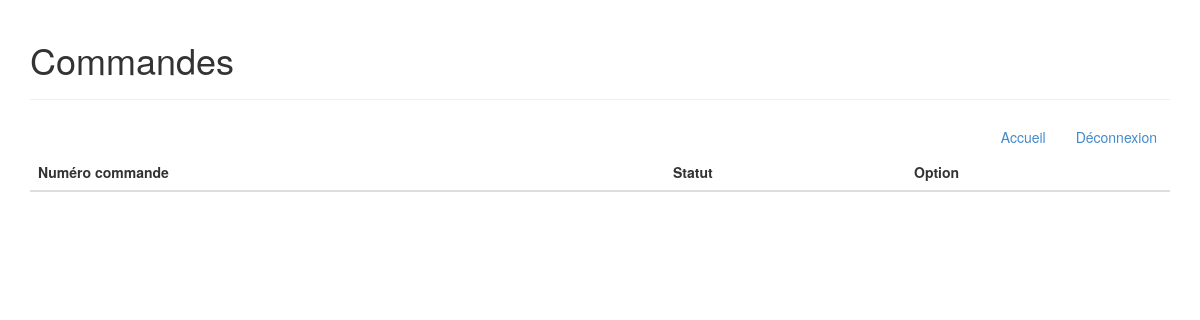
The app's page /commandes/liste_commandes.php (signed in), older data.
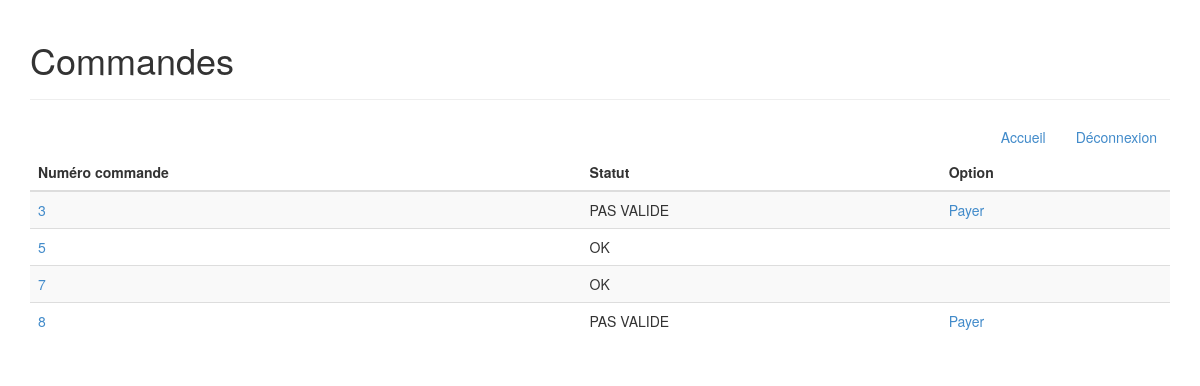
The same page, newer data.
### tables this page shows
CREATE TABLE commande(
	id_commande INT NOT NULL AUTO_INCREMENT,
	id_utilisateur INT NOT NULL,
	valide ENUM('0','1'),
	PRIMARY KEY (id_commande),
	FOREIGN KEY (id_utilisateur) references utilisateur(id_utilisateur));

### commandes/liste_commandes.php (the view, shortened to what this page needs)
<?php session_start();
if ($_SESSION["statut"] == 1)
	$sql = "SELECT c.id_commande, c.valide, u.nom FROM commande c, utilisateur u WHERE c.id_utilisateur = u.id_utilisateur ORDER BY c.id_commande";
else
	$sql = "SELECT id_commande, valide FROM commande WHERE id_utilisateur = " . $_SESSION["id_utilisateur"];
$result = mysql_query($sql) or die(mysql_error());
?>
<!DOCTYPE html>
<html lang="fr">
<head>
<link href="../assets/bootstrap/css/bootstrap.min.css" rel="stylesheet">
<link href="../assets/css/style.css" rel="stylesheet">
</head>
<body>
	<div class="container">
		<div class="page-header">
			<h1>Commandes</h1>
		</div>
		<div align="right">
			<a href="../accueil.php" class="btn btn-large">Accueil</a>
			<a href="../connexion/deconnexion.php" class="btn btn-large">Déconnexion</a>
		</div>
		<table class="table table-striped">
			<thead>
				<tr>
					<th>Numéro commande</th>
					<th>Statut</th>
					<?php
					if ($_SESSION["statut"] != 1)
						echo "<th>Option</th>";
					?>
				</tr>
			</thead>
			<tbody>
				<?php
				while ($row = mysql_fetch_array($result)) {
					echo "<tr>";
					echo "<td><a href=\"commande.php?id=" . $row['id_commande'] . "\" class=\"btn-large\">" . $row['id_commande'] . "</a></td>";
					if ($row['valide'] == 1)
						echo "<td>OK</td>";
					else
						echo "<td>PAS VALIDE</td>";
					if ($_SESSION["statut"] != 1 && $row['valide'] != 1)
						echo "<td><a href=\"livraison.php?id=" . $row['id_commande'] . "\" class=\"btn-large\">Payer</a></td>";
					else
						echo "<td></td>";
					echo "</tr>";
				}
			?>
</tbody>
</table>
</div>
</body>
</html>

Row changes from the older to the newer data that the page shows:
added commande: id_commande "3", valide "PAS VALIDE"
added commande: id_commande "5", valide "OK"
added commande: id_commande "7", valide "OK"
added commande: id_commande "8", valide "PAS VALIDE"
